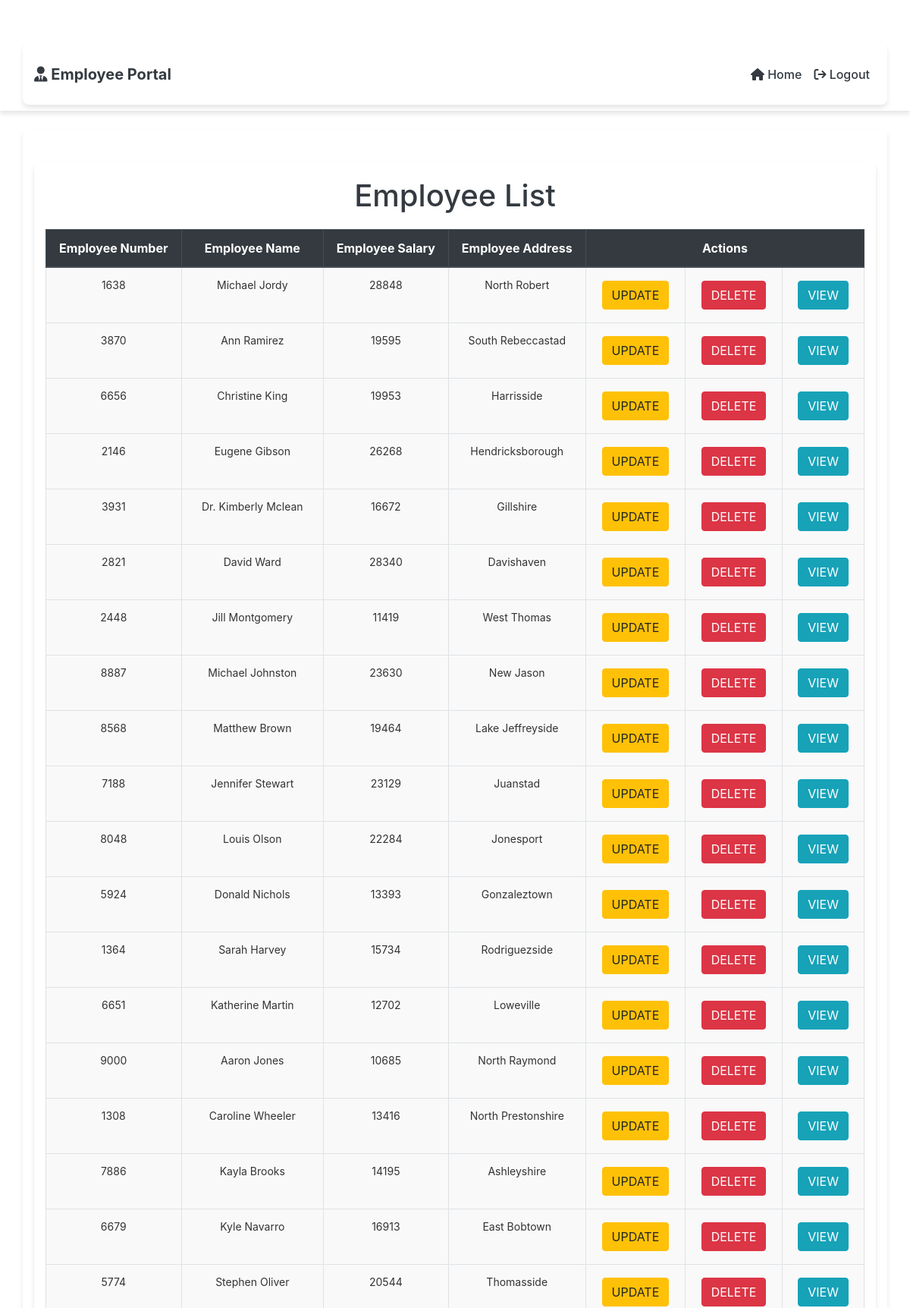
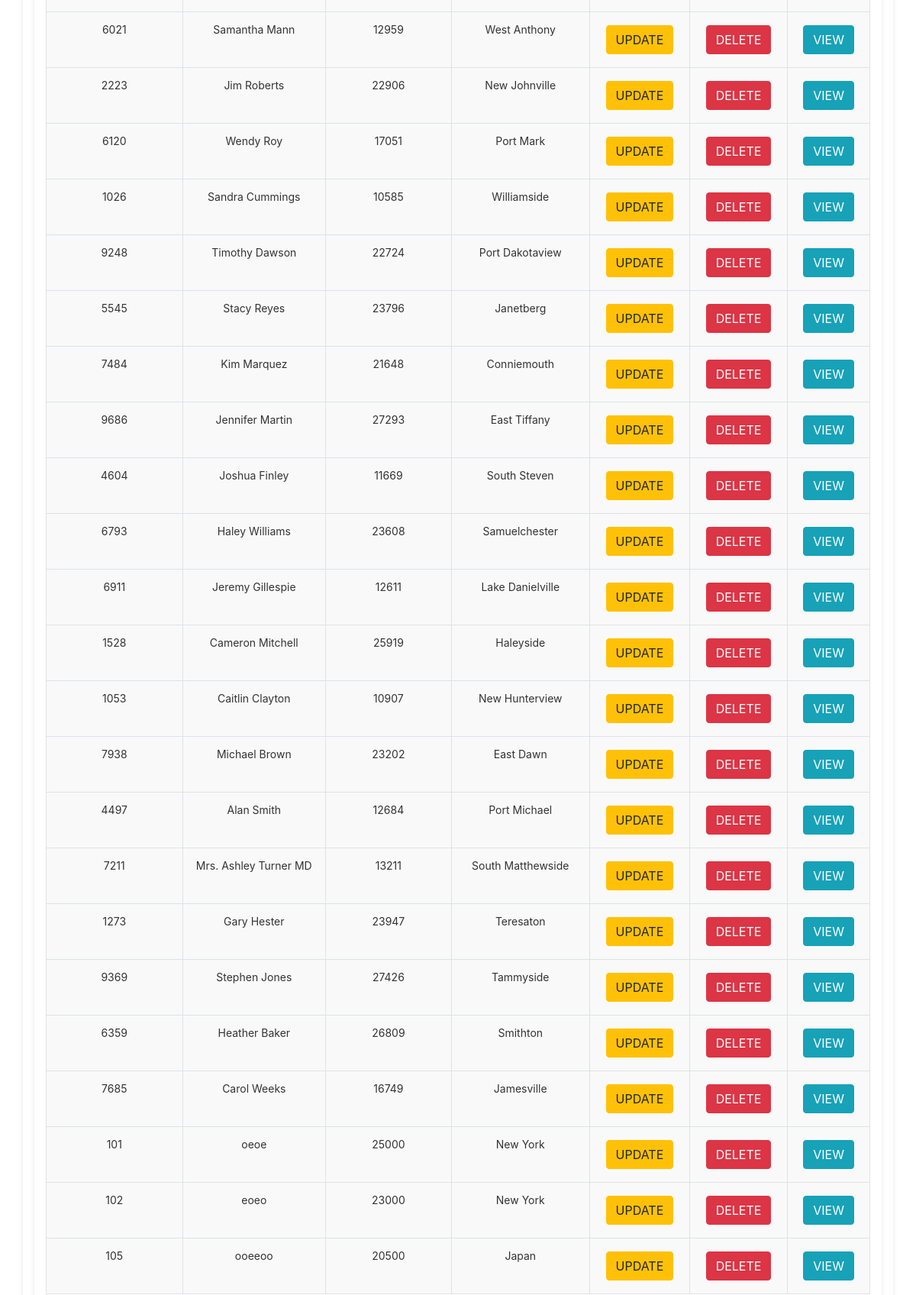
The app's page / (signed in, upper part) with its own data (2 pictures, top to bottom).
### testapp/models.py (models this page shows, shortened)
class Employee(models.Model):
    eno = models.IntegerField()
    ename = models.CharField(max_length=50)
    esal = models.IntegerField()
    eaddr = models.CharField(max_length=200)

### testapp/views.py (the view)
# urls.py: path('', views.retrive_view, name='employee_list'),  # View all employees
@login_required
def retrive_view(request):
    emp_list = Employee.objects.all()
    print(f"Employees passed to template")
    return render(request, 'testapp/index.html', {'emp_list': emp_list})

### templates/testapp/index.html (shortened to what this page needs)
{% extends 'testapp/base.html' %}
{% block body_block %}
    <div class="container mt-4">
        <h1>Employee List</h1>
        <table class="table table-bordered">
            <thead class="thead-dark">
                <tr>
                    <th>Employee Number</th>
                    <th>Employee Name</th>
                    <th>Employee Salary</th>
                    <th>Employee Address</th>
                    <th class="text-center" colspan="3">Actions</th>
                </tr>
            </thead>
            <tbody>
                {% for emp in emp_list %}
                <tr>
                    <td>{{ emp.eno }}</td>
                    <td>{{ emp.ename }}</td>
                    <td>{{ emp.esal }}</td>
                    <td>{{ emp.eaddr }}</td>
                    <td>
                        <a class="btn btn-warning" href="/update/{{emp.id}}">UPDATE</a>
                    </td>
                    <td>
                        <a class="btn btn-danger" href="/delete/{{emp.id}}">DELETE</a>
                    </td>
                    <td>
                        <a class="btn btn-info" href="/employee/{{ emp.id }}" data-toggle="modal" data-target="#viewModal{{ emp.id }}">VIEW</a>
                    </td>
                </tr>
                {% endfor %}
            </tbody>
        </table>
    </div>
{% endblock %}

### templates/testapp/base.html (shortened to what this page needs)
{% load static %}
<!DOCTYPE html>
<html lang="en">
<head>
    <link rel="stylesheet" href="{% static 'css/style.css' %}">
    <link rel="stylesheet" href="https://cdn.jsdelivr.net/npm/bootstrap@4.6.2/dist/css/bootstrap.min.css">
    <link rel="stylesheet" href="https://cdnjs.cloudflare.com/ajax/libs/font-awesome/6.0.0-beta3/css/all.min.css" />
</head>
<body>
    <nav class="navbar navbar-expand-lg navbar-light bg-white">
        <div class="container">
            <a class="navbar-brand text-dark" href="/">
                <i class="fas fa-user-tie"></i> Employee Portal
            </a>
            <div class="collapse navbar-collapse" id="navbarNav">
                <ul class="navbar-nav ml-auto">
                    <li class="nav-item">
                        <a class="nav-link text-dark" href="/"><i class="fa fa-home"></i> Home</a>
                    </li>
                    {% if user.is_authenticated %}
                        <li class="nav-item">
                            <a class="nav-link text-dark" href="{% url 'logout' %}"><i class="fa fa-sign-out"></i> Logout</a>
                        </li>
                    {% else %}
                        <li class="nav-item">
                            <a class="nav-link text-dark" href="{% url 'login' %}">
                                <i class="fas fa-sign-in-alt"></i> Login
                            </a>
                        </li>
                    {% endif %}
                </ul>
            </div>
        </div>
    </nav>
    <div class="container mt-4">
        {% block body_block %}
        {% endblock %}
    </div>
</body>
</html>

### static/css/style.css (style rules this page uses)
body { font-family: 'Arial', sans-serif; background-color: #f8f9fa; margin: 0; padding: 0; }
.navbar { box-shadow: 0 4px 6px rgba(0, 0, 0, 0.1); padding: 15px 20px; }
.navbar-brand { font-weight: bold; font-size: 20px; }
.navbar-nav .nav-item .nav-link { font-size: 16px; font-weight: 500; text-transform: capitalize; transition: color 0.3s ease, background-color 0.3s ease; }
.container { margin-top: 50px; padding: 20px; background-color: #ffffff; box-shadow: 0px 4px 6px rgba(0, 0, 0, 0.1); border-radius: 8px; }
h1 { font-size: 24px; color: #343a40; text-align: center; margin-bottom: 20px; }
.btn-warning { background-color: #ffc107; color: black; }
.btn-danger { background-color: #dc3545; color: white; }
.btn-info { background-color: #17a2b8; color: white; }
.table { width: 100%; margin-top: 20px; border: 1px solid #dee2e6; font-size: 14px; }
.table th, .table td { vertical-align: middle; text-align: center; }
.table th { background-color: #343a40; color: white; font-size: 16px; }
.table td { background-color: #f9f9f9; color: #333; }
.table td .btn { margin: 5px; }

### records on screen
Employee: eno "1638", ename "Michael Jordy", esal "28848", eaddr "North Robert"
Employee: eno "3870", ename "Ann Ramirez", esal "19595", eaddr "South Rebeccastad"
Employee: eno "6656", ename "Christine King", esal "19953", eaddr "Harrisside"
Employee: eno "2146", ename "Eugene Gibson", esal "26268", eaddr "Hendricksborough"
Employee: eno "3931", ename "Dr. Kimberly Mclean", esal "16672", eaddr "Gillshire"
Employee: eno "2821", ename "David Ward", esal "28340", eaddr "Davishaven"
Employee: eno "2448", ename "Jill Montgomery", esal "11419", eaddr "West Thomas"
Employee: eno "8887", ename "Michael Johnston", esal "23630", eaddr "New Jason"
Employee: eno "8568", ename "Matthew Brown", esal "19464", eaddr "Lake Jeffreyside"
Employee: eno "7188", ename "Jennifer Stewart", esal "23129", eaddr "Juanstad"
Employee: eno "8048", ename "Louis Olson", esal "22284", eaddr "Jonesport"
Employee: eno "5924", ename "Donald Nichols", esal "13393", eaddr "Gonzaleztown"
Employee: eno "1364", ename "Sarah Harvey", esal "15734", eaddr "Rodriguezside"
Employee: eno "6651", ename "Katherine Martin", esal "12702", eaddr "Loweville"
Employee: eno "9000", ename "Aaron Jones", esal "10685", eaddr "North Raymond"
Employee: eno "1308", ename "Caroline Wheeler", esal "13416", eaddr "North Prestonshire"
Employee: eno "7886", ename "Kayla Brooks", esal "14195", eaddr "Ashleyshire"
Employee: eno "6679", ename "Kyle Navarro", esal "16913", eaddr "East Bobtown"
Employee: eno "5774", ename "Stephen Oliver", esal "20544", eaddr "Thomasside"
Employee: eno "6021", ename "Samantha Mann", esal "12959", eaddr "West Anthony"
Employee: eno "2223", ename "Jim Roberts", esal "22906", eaddr "New Johnville"
Employee: eno "6120", ename "Wendy Roy", esal "17051", eaddr "Port Mark"
Employee: eno "1026", ename "Sandra Cummings", esal "10585", eaddr "Williamside"
Employee: eno "9248", ename "Timothy Dawson", esal "22724", eaddr "Port Dakotaview"
Employee: eno "5545", ename "Stacy Reyes", esal "23796", eaddr "Janetberg"
Employee: eno "7484", ename "Kim Marquez", esal "21648", eaddr "Conniemouth"
Employee: eno "9686", ename "Jennifer Martin", esal "27293", eaddr "East Tiffany"
Employee: eno "4604", ename "Joshua Finley", esal "11669", eaddr "South Steven"
Employee: eno "6793", ename "Haley Williams", esal "23608", eaddr "Samuelchester"
Employee: eno "6911", ename "Jeremy Gillespie", esal "12611", eaddr "Lake Danielville"
Employee: eno "1528", ename "Cameron Mitchell", esal "25919", eaddr "Haleyside"
Employee: eno "1053", ename "Caitlin Clayton", esal "10907", eaddr "New Hunterview"
Employee: eno "7938", ename "Michael Brown", esal "23202", eaddr "East Dawn"
Employee: eno "4497", ename "Alan Smith", esal "12684", eaddr "Port Michael"
Employee: eno "7211", ename "Mrs. Ashley Turner MD", esal "13211", eaddr "South Matthewside"
Employee: eno "1273", ename "Gary Hester", esal "23947", eaddr "Teresaton"
Employee: eno "9369", ename "Stephen Jones", esal "27426", eaddr "Tammyside"
Employee: eno "6359", ename "Heather Baker", esal "26809", eaddr "Smithton"
Employee: eno "7685", ename "Carol Weeks", esal "16749", eaddr "Jamesville"
Employee: eno "101", ename "oeoe", esal "25000", eaddr "New York"
Employee: eno "102", ename "eoeo", esal "23000", eaddr "New York"
Employee: eno "105", ename "ooeeoo", esal "20500", eaddr "Japan"
